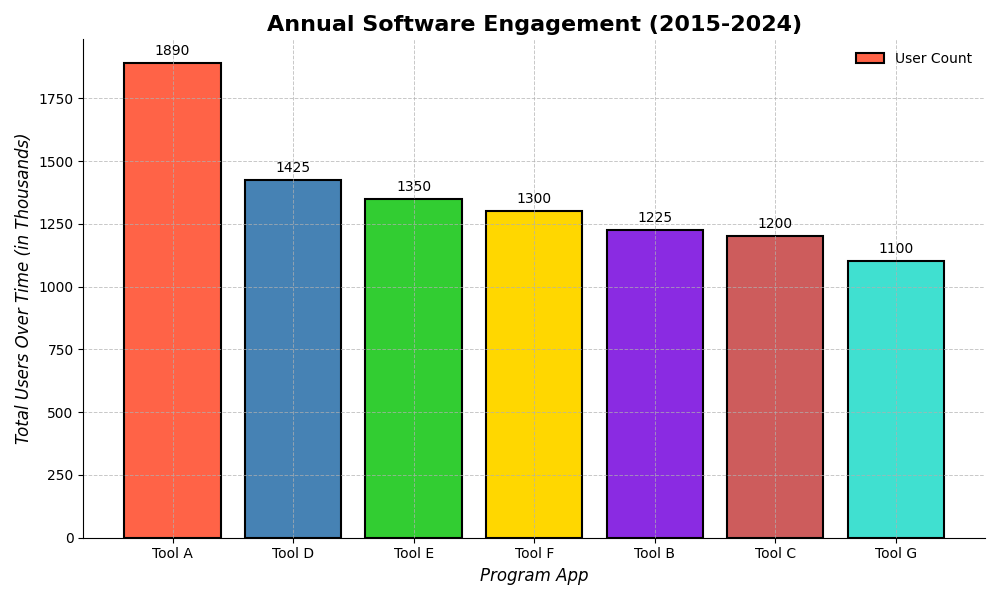

Recreate this plot in Python.
import numpy as np
import matplotlib.pyplot as plt

software_tools = ["Tool D", "Tool A", "Tool E", "Tool B", "Tool F", "Tool C", "Tool G"]
cumulative_active_users = np.array([1425, 1890, 1350, 1225, 1300, 1200, 1100])

sorted_indices = np.argsort(cumulative_active_users)[::-1]
sorted_tools = [software_tools[i] for i in sorted_indices]
sorted_active_users = cumulative_active_users[sorted_indices]

fig, ax = plt.subplots(figsize=(10, 6))

new_colors = ['#FF6347', '#4682B4', '#32CD32', '#FFD700', '#8A2BE2', '#CD5C5C', '#40E0D0']
ax.bar(sorted_tools, sorted_active_users, color=new_colors, edgecolor='black', linewidth=1.5)

ax.set_xlabel('Program App', fontsize=12, style='italic')
ax.set_ylabel('Total Users Over Time (in Thousands)', fontsize=12, style='italic')
ax.set_title('Annual Software Engagement (2015-2024)', fontsize=16, fontweight='bold')

for i, v in enumerate(sorted_active_users):
    ax.text(i, v + 20, str(v), ha='center', va='bottom', fontsize=10)

ax.grid(True, linestyle='--', linewidth=0.7, alpha=0.7)
ax.spines['top'].set_visible(False)
ax.spines['right'].set_visible(False)
ax.legend(['User Count'], loc='upper right', fontsize=10, frameon=False)

plt.tight_layout()
plt.show()
